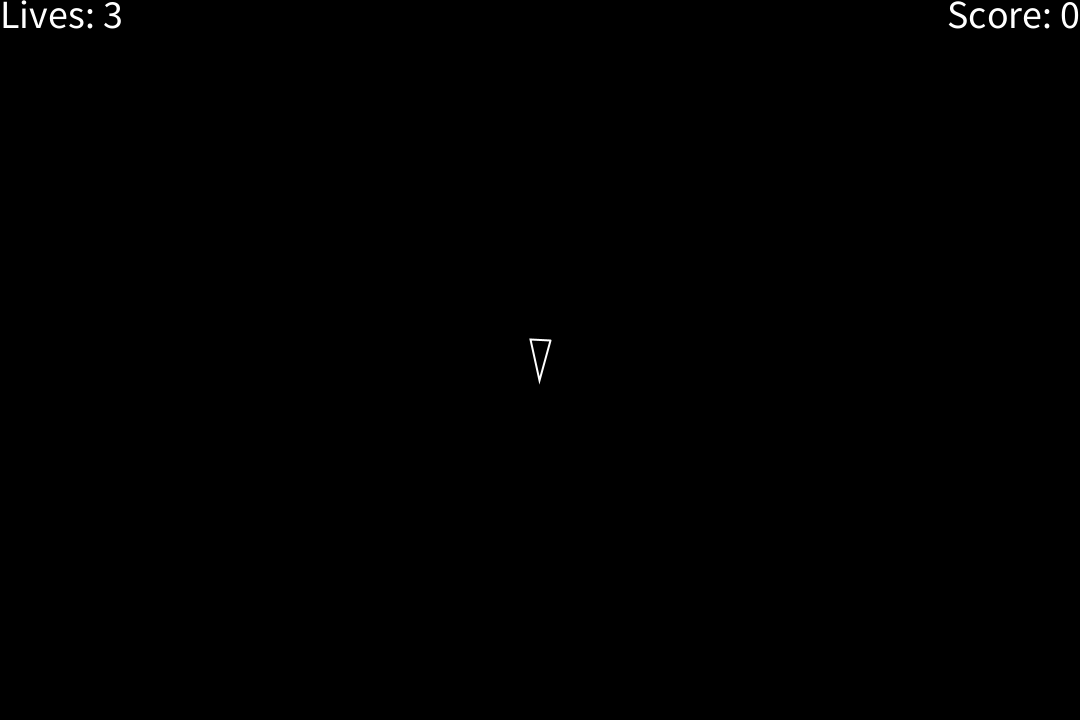
Frame 1 (no input)
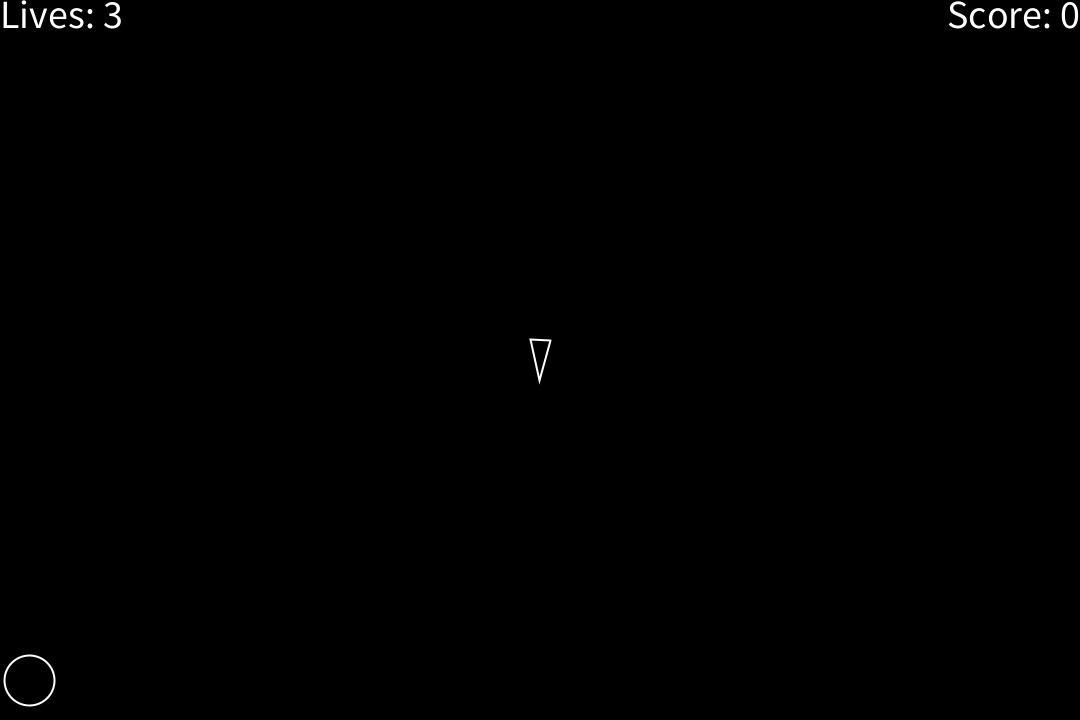
Frame 60 (the mouse pressed at the canvas centre just before this capture)
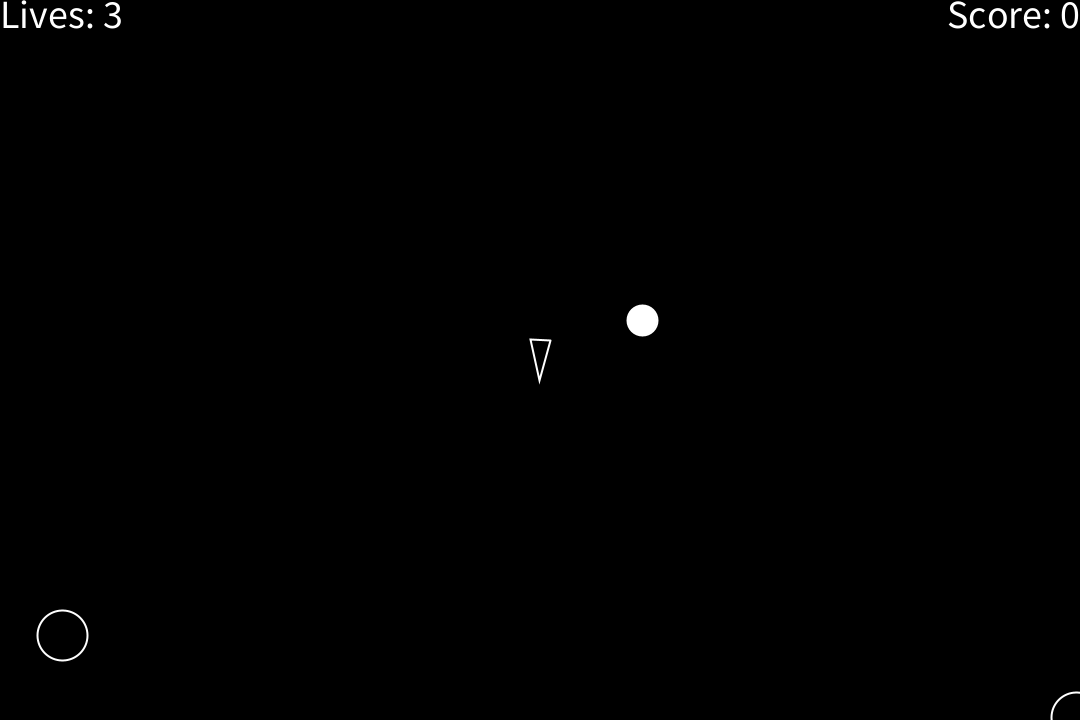
Frame 120 (the mouse held since frame 60 and released just before this capture)

The Processing sketch that drew these frames (run headless with seeded random() and noise(); from frame 60 on, the mouse is pressed at the canvas centre):

// Processing sketch: AsteroidsGameRemake
// ── AsteroidsGameRemake.pde
ArrayList<Asteroid> asteroids;
ArrayList<Bullet> bullets;
ArrayList<Ufo> ufos;
Player player;

boolean animation = false;

float deltaTime = 0;

float asteroidSpawnDelay = 2;//Every 3 seconds another asteroid get spawned
float asteroidSpawnTime = 0;

float ufoSpawnDelay = 15;//Every 3 seconds another asteroid get spawned
float ufoSpawnTime = 0;

float animationTime = 0;
float animationDelay = 3;//Seconds 

int[] asteroidSizes = new int[]{25, 50};

int playerScore = 0;
int playerLives = 3;

void setup() {
  noCursor();
  frameRate(60);
  //fullScreen();
  size(1080, 720);

  asteroids = new ArrayList<Asteroid>();
  bullets = new ArrayList<Bullet>();
  ufos = new ArrayList<Ufo>();

  player = new Player(width/2, height/2, 20, radians(90));
}
void draw() {
  //println(frameRate);
  deltaTime = 1 / frameRate;
  background(0);
  player.show();
  player.update();
  updateUfos();
  updateBullets();
  updateAsteroids();
  updateAsteroidSpawner();
  updateUfoSpawner();
  upadteAnimation();
  drawUI();
}
void mousePressed() {
  ufos.add(new Ufo(mouseX, mouseY));
}
void restart() {
  playerLives = 3;
  playerScore = 0;
  animation = true;

  asteroids.clear();
  ufos.clear();
  bullets.clear();
}
void updateUfoSpawner() {
  ufoSpawnTime += deltaTime;
  if (ufoSpawnTime < ufoSpawnDelay) return;
  ufoSpawnTime = 0;

  /*
  is the same as:
   if(random(1) > 0.5){
   x = 0;
   } else {
   x = width;
   }
   but in short ;)
   */
  float x = (random(1) > 0.5) ? 0 : width;
  float y = (random(1) > 0.5) ? 0 : height;
  ufos.add(new Ufo(x, y));
}
void drawUI() {
  fill(255);
  textSize(40);
  textAlign(LEFT, TOP);
  text("Lives: " + str(playerLives), 0, 0, width, height);
  textAlign(RIGHT, TOP);
  text("Score: " + str(playerScore), 0, 0, width, height);
}
void upadteAnimation() {
  if (!animation) return;
  animationTime += deltaTime;
  if (animationTime >= animationDelay) {
    animationTime = 0;
    animation = false;
    player.pos.set(width/2, height/2);
  }
}
void damagePlayer() {
  if (animation) return;

  playerLives--;
  animation = true;

  if (playerLives <= 0) {
    restart();
  }
}
void updateAsteroidSpawner() {
  asteroidSpawnTime += deltaTime;
  if (asteroidSpawnTime < asteroidSpawnDelay) return;
  asteroidSpawnTime = 0;

  /*
  is the same as:
   if(random(1) > 0.5){
   x = 0;
   } else {
   x = width;
   }
   but in short ;)
   */
  float x = (random(1) > 0.5) ? 0 : width;
  float y = (random(1) > 0.5) ? 0 : height;
  asteroids.add(new Asteroid(x, y, 1));
}
void updateUfos() {
  for (int i = 0; i < ufos.size(); i++) {
    Ufo u = ufos.get(i);
    u.show();
    u.update();
  }
}
void updateAsteroids() {
  for (int i = 0; i < asteroids.size(); i++) {
    Asteroid a = asteroids.get(i);
    a.show();
    a.update();
  }
}
void updateBullets() {
  for (int i = 0; i < bullets.size(); i++) {
    Bullet b = bullets.get(i);
    b.show();
    b.update();
  }
}

// ── Asteroid.pde
class Asteroid {
  PVector pos, vel;
  float speed;
  int sizeIndex;
  Asteroid(float x, float y, int s) {
    pos = new PVector(x, y);
    vel = PVector.random2D();
    speed = 50;
    sizeIndex = s;

    vel.mult(speed);
  }
  void breakDown() {
    sizeIndex--;
    if (sizeIndex >= 0) {
      float size = asteroidSizes[sizeIndex];
      asteroids.add(new Asteroid(pos.x+random(-size/2, size/2), pos.y+random(-size/2, size/2), sizeIndex));
      asteroids.add(new Asteroid(pos.x+random(-size/2, size/2), pos.y+random(-size/2, size/2), sizeIndex));
    }
    asteroids.remove(this);
  }
  void show() {
    noFill();
    stroke(255);
    strokeWeight(2);
    ellipse(pos.x, pos.y, asteroidSizes[sizeIndex], asteroidSizes[sizeIndex]);
  }
  void update() {
    move();
    testIfCollide();
  }
  void testIfCollide() {
    float dist = PVector.dist(pos, player.pos);
    if (dist <= asteroidSizes[sizeIndex]/2 + player.size/2) {
      damagePlayer();
      breakDown();
    }
    for (int i = 0; i < ufos.size(); i++) {
      Ufo u = ufos.get(i);
      dist = PVector.dist(u.pos, pos);
      if (dist <= asteroidSizes[sizeIndex]/2 + u.size/2) {
        u.destroy();
        breakDown();
      }
    }
  }
  void move() {
    pos.add(vel.copy().mult(deltaTime));
    if (pos.x > width) {
      pos.x = 0;
    }
    if (pos.x < 0) {
      pos.x = width;
    }
    if (pos.y > height) {
      pos.y = 0;
    }
    if (pos.y < 0) {
      pos.y = height;
    }
  }
}

// ── Bullet.pde
class Bullet {
  PVector pos, vel;
  float size;
  float speed;
  float lifeTime = 1.5;//seconds
  Bullet(PVector p, PVector v, float s, float sp) {
    pos = p.copy();
    vel = v.copy();
    size = s;
    speed = sp;

    vel.mult(speed);
  }
  void show() {
    noFill();
    stroke(255);
    ellipse(pos.x, pos.y, size, size);
  }
  void update() {
    testIfCollide();
    move();
    lifeTime -= deltaTime;
    if (lifeTime <= 0) {
      destroy();
    }
  }
  void move() {
    pos.add(vel.copy().mult(deltaTime));
    if (pos.x > width) {
      pos.x = 0;
    }
    if (pos.x < 0) {
      pos.x = width;
    }
    if (pos.y > height) {
      pos.y = 0;
    }
    if (pos.y < 0) {
      pos.y = height;
    }
  }
  void destroy() {
    bullets.remove(this);
  }
  void testIfCollide() {
    for (int i = 0; i < asteroids.size(); i++) {
      Asteroid a = asteroids.get(i);
      float dist = PVector.dist(a.pos, pos);
      if (dist <= size/2 + asteroidSizes[a.sizeIndex]/2) {
        playerScore += floor(random(100));
        a.breakDown();
        destroy();
      }
    }
  }
}

// ── Player.pde
public class Player {
  PShape shipShape;
  PShape boostShape;

  PVector pos, vel;

  boolean left = false;
  boolean right = false;
  boolean forward = false;
  boolean shooting = false;

  float size;
  float rotation;
  float rotationSpeed = radians(200);
  float moveSpeed = 10;

  float shootRate = 3;
  float shootTime = 0;

  Player(float x, float y, float s, float r) {
    pos = new PVector(x, y);
    vel = new PVector(0, 0);
    size = s;
    rotation = r;

    createShipShape();
    createBoostShape();


    registerMethod("keyEvent", this);
  }
  void createBoostShape() {
    boostShape = createShape();
    boostShape.beginShape();

    boostShape.noFill();
    boostShape.stroke(255);
    boostShape.strokeWeight(2);

    boostShape.vertex(-size, -size/3);

    boostShape.vertex(-size*1.5, 0);

    boostShape.vertex(-size, size/3);

    boostShape.endShape();
  }
  void createShipShape() {
    shipShape = createShape();
    shipShape.beginShape();

    shipShape.noFill();
    shipShape.stroke(255);
    shipShape.strokeWeight(2);

    shipShape.vertex(-size, -size/2);//Up Point
    shipShape.vertex(size, 0);//Right Point
    shipShape.vertex(-size, size/2);//Down Point
    shipShape.vertex(-size, -size/2);//Up Point

    shipShape.endShape();
  }
  void show() {
    if (animation) return;

    push();
    translate(pos.x, pos.y);
    rotate(rotation);
    noFill();
    stroke(255);
    strokeWeight(2);
    shape(shipShape);

    if (forward) {
      if (frameCount%4 == 0) {
        shape(boostShape);
      }
    }

    pop();
  }
  void update() {
    if (animation) return;

    updateRotate();
    updateForward();
    updateShooting();
  }
  void updateShooting() {
    shootTime += deltaTime;
    if (shootTime >= 1 / shootRate && shooting) {
      shootTime = 0;
      shoot();
    }
  }
  void shoot() {
    PlayerBullet pb = new PlayerBullet(pos, PVector.fromAngle(rotation));
    bullets.add(pb);
  }
  void updateForward() {
    vel.mult(0.99);

    if (forward) {
      PVector currRotation = PVector.fromAngle(rotation);
      currRotation.mult(moveSpeed);
      vel.add(currRotation);
    }

    pos.add(vel.copy().mult(deltaTime));

    if (pos.x > width) {
      pos.x = 0;
    }
    if (pos.x < 0) {
      pos.x = width;
    }
    if (pos.y > height) {
      pos.y = 0;
    }
    if (pos.y < 0) {
      pos.y = height;
    }
  }
  void updateRotate() {
    if (left) {
      rotation -= rotationSpeed * deltaTime;
    } 
    if (right) {
      rotation += rotationSpeed * deltaTime;
    }
  }
  void keyPressed() {
    if (keyCode == LEFT || key == 'a' || key == 'A') {
      left = true;
    } 
    if (keyCode == RIGHT || key == 'd' || key == 'D') {
      right = true;
    }
    if (keyCode == UP || key == 'w' || key == 'W') {
      forward = true;
    }
    if (key == ' ') {
      shooting = true;
    }
  }
  void keyReleased() {
    if (keyCode == LEFT || key == 'a' || key == 'A') {
      left = false;
    } 
    if (keyCode == RIGHT || key == 'd' || key == 'D') {
      right = false;
    }
    if (keyCode == UP || key == 'w' || key == 'W') {
      forward = false;
    }
    if (key == ' ') {
      shooting = false;
    }
  }
  public void keyEvent(KeyEvent evt) {
    switch(evt.getAction()) {
    case KeyEvent.PRESS:
      keyPressed();
      break;
    case KeyEvent.RELEASE:
      keyReleased();
      break;
    }
  }
}

// ── PlayerBullet.pde
class PlayerBullet extends Bullet {
  PlayerBullet (PVector p, PVector v) {
    //Position, velocity, size, speed
    super(p, v, 10, 500);
  }
  @Override
    void testIfCollide() {
    super.testIfCollide();
    for (int i = 0; i < ufos.size(); i++) {
      Ufo u = ufos.get(i);
      float dist = PVector.dist(u.pos, pos);
      if (dist <= size/2 + u.size/2) {
        playerScore += floor(random(100));

        u.destroy();
        destroy();
      }
    }
  }
}

// ── Ufo.pde
class Ufo {
  PShape shape;
  PVector pos, vel;
  PVector target;

  float size;
  //float rotation;
  float moveSpeed = 100;

  float shootDelay = 3;
  float shootTime = 0;

  Ufo(float x, float y) {
    pos = new PVector(x, y);
    vel = new PVector(0, 0);
    size = 30;

    target = new PVector(random(width), random(height));

    shape = createShape();
    shape.beginShape();
    shape.vertex(-size/2, -size/2);
    shape.vertex(-size/2, size/2);
    shape.vertex(size/2, 0);
    shape.endShape();
  }
  void show() {
    //////////////////////////////////////////ERROR////////////////////////////////
    //fill
    //stroke ect.
    //push();
    //translate(pos.x, pos.y);
    //rotate(rotation);
    //noFill();
    //stroke(255);
    //strokeWeight(2);
    //shape(shape);
    ////ellipse(0, 0, size, size);
    //pop();
    fill(255);
    stroke(255);
    strokeWeight(2);
    ellipse(pos.x, pos.y, size, size);
  }
  void update() {
    move();
    updateShooting();
    //rotateToPlayer();
  }
  void updateShooting() {
    shootTime += deltaTime;
    if (shootTime >= shootDelay) {
      shootTime = 0;
      shoot();
    }
  }
  void shoot() {
    UfoBullet ub = new UfoBullet(pos, PVector.sub(player.pos, pos).normalize());
    bullets.add(ub);
  }
  void destroy() {
    ufos.remove(this);
  }
  //void rotateToPlayer() {
  //  rotation = PVector.angleBetween(player.pos, pos);
  //  rotation -= 45;
  //}
  void move() {

    if (PVector.dist(pos, target) <= size) {
      target.set(random(width), random(height));
    }

    vel.set(PVector.sub(target, pos).normalize().mult(moveSpeed));
    pos.add(vel.copy().mult(deltaTime));
    if (pos.x > width) {
      pos.x = 0;
    }
    if (pos.x < 0) {
      pos.x = width;
    }
    if (pos.y > height) {
      pos.y = 0;
    }
    if (pos.y < 0) {
      pos.y = height;
    }
  }
}

// ── UfoBullet.pde
class UfoBullet extends Bullet {
  UfoBullet (PVector p, PVector v) {
    //Position, velocity, size, speed
    super(p, v, 10, 400);
  }
  @Override 
    void show() {
    fill(255);
    stroke(255);
    strokeWeight(2);
    ellipse(pos.x, pos.y, size, size);
  }
  @Override
    void testIfCollide() {
    super.testIfCollide();
    float dist = PVector.dist(pos, player.pos);
    if (dist <= size/2 + player.size/2) {
      damagePlayer();
      destroy();
    }
  }
}
